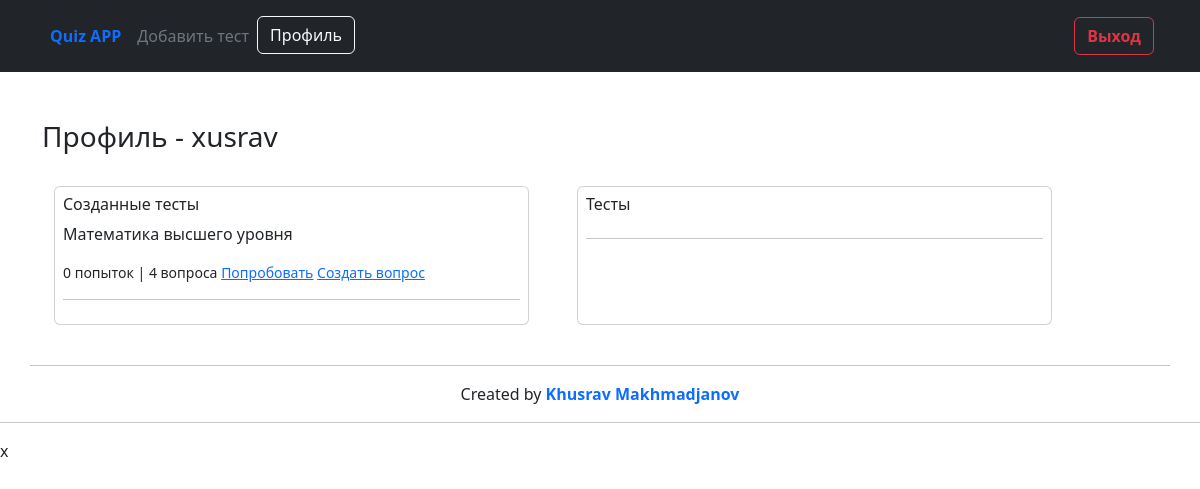
The page /profile/1/ (signed in) on the database as committed earlier.
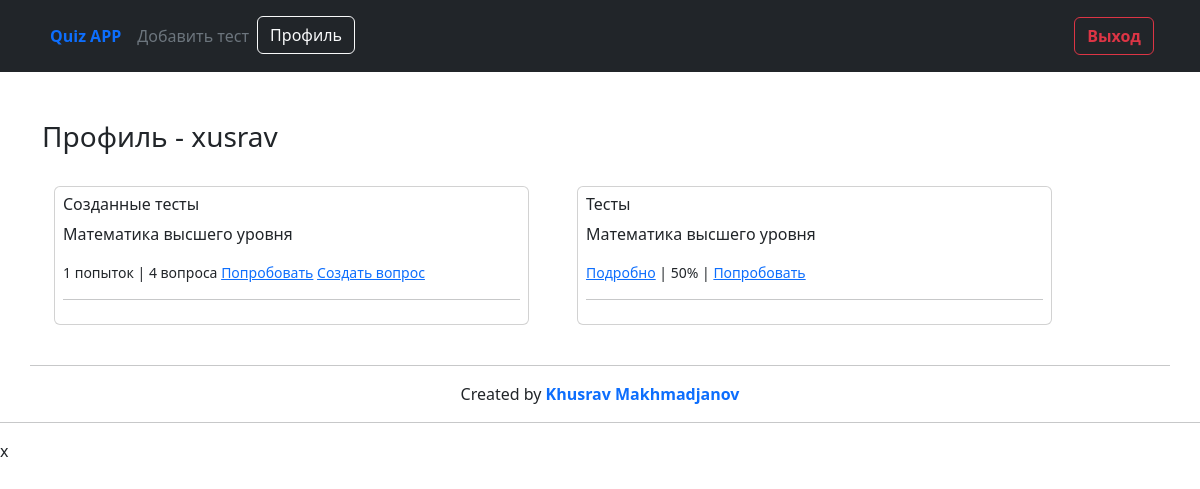
The same page on the database as committed later.
### quiz_main/models.py (models this page shows, shortened)
class Test(models.Model):
    author = models.ForeignKey(User, on_delete=models.CASCADE)
    category = models.ForeignKey(Category, on_delete=models.PROTECT)
    title = models.CharField(max_length=200)
    max_attempts = models.PositiveIntegerField(default=1)
    start_date = models.DateTimeField(auto_now_add=True, blank=True, null=True)
    end_time = models.DateTimeField(default=timezone.now() + timezone.timedelta(days=10))
    percentage = models.PositiveIntegerField()

class ChekTest(models.Model):
    student = models.ForeignKey(User, on_delete=models.CASCADE)
    test = models.ForeignKey(Test, on_delete=models.CASCADE)
    finded_question = models.PositiveIntegerField(default=0)
    user_passed = models.BooleanField(default=False)
    percentage = models.PositiveIntegerField(default=0)

### quiz_main/views.py (the view)
# urls.py: path('profile/<int:user_id>/', profile, name='profile')
@login_required(login_url='login')
def profile(req, user_id):
    user = get_object_or_404(User, id=user_id)
    return render(req, 'profile.html', {'user': user})

### templates/profile.html (shortened to what this page needs)
{% extends 'base.html' %}
{% block content %}
    <div class="container">
        <div class="content mt-5">
            <h3>Профиль - {{ user }}</h3>
            <div class="row">
                <div class="card p-2 col-5 m-4">
                    <h6>Созданные тесты</h6>
                    {% for i in user.test_set.all %}
                        <p>{{ i.title }}</p>
                        <small class="d-inline">
                            {{ i.chektest_set.all.count }} попыток | {{ i.question_set.all.count }} вопроса
                            <a href="{% url 'ready_to_test' i.pk %}">Попробовать</a>
                            {% if user == request.user %}
                                <a href="{% url 'new_question' i.id %}">Создать вопрос</a>
                            {% endif %}
                        </small>
                    {% endfor %}
                    <hr>
                </div>
                <div class="col-5 m-4 p-2 card">
                    <h6>Тесты</h6>
                    {% for i in user.chektest_set.all %}
                        <p>{{ i.test.title }}</p>
                        <small class="d-inline">
                            <a href="{% url 'checktest' i.id %}">Подробно</a> | {{ i.percentage }}% |
                            <a href="{% url 'ready_to_test' i.pk %}">Попробовать</a>
                        </small>
                    {% endfor %}
                    <hr>
                </div>
            </div>
        </div>
    </div>
{% endblock %}

Rows that differ between the two databases and show on the page:
computed for Test "Математика высшего уровня": chektest_set.all.count "0" → "1"
added ChekTest: test "Математика высшего уровня", percentage "50"
